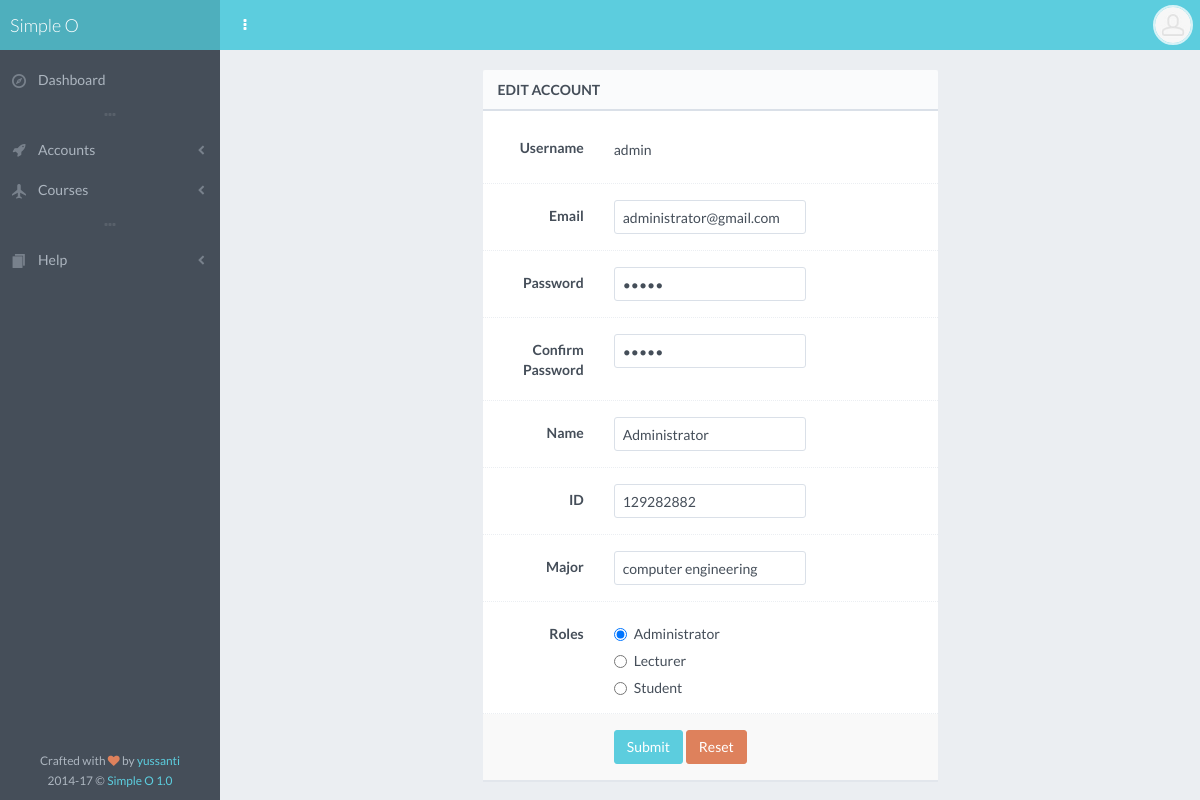
The page /editAccount.php?usr=admin (signed in) on the database its author committed.
### tables this page shows
CREATE TABLE `tb_user` (
  `username` varchar(20) NOT NULL,
  `email` varchar(40) NOT NULL,
  `password` varchar(50) NOT NULL,
  `name` varchar(40) NOT NULL,
  `npm` int(11) NOT NULL,
  `major` varchar(40) NOT NULL,
  `level` varchar(20) NOT NULL,
  `img` varchar(200) NOT NULL
);

### editAccount.php (the view, shortened to what this page needs)
<?php include 'inc/template_start.php'; ?>
<?php include 'inc/page_head.php'; ?>
<?php
$usr = $_GET['usr'];
$query = mysql_query("SELECT * FROM tb_user WHERE username='$usr' ");
$baris=mysql_fetch_array($query); ?>
<div id="page-content">
    <div class="row">
        <div class="col-sm-10 col-sm-offset-1 col-md-8 col-md-offset-2 col-lg-6 col-lg-offset-3">
            <div class="block">
                <div class="block-title">
                    <div class="block-options pull-right">
                        <a href="javascript:void(0)" class="btn btn-effect-ripple btn-default toggle-bordered enable-tooltip" data-toggle="button" title="Toggles .form-bordered class"></a>
                    </div>
                    <h2>Edit Account</h2>
                </div>
                <form action="editAccount_proc.php?usr=<?php echo $usr; ?>" method="post" enctype="multipart/form-data" class="form-horizontal form-bordered">
                    <div class="form-group">
                        <label class="col-md-3 control-label">Username</label>
                        <div class="col-md-9">
                            <p class="form-control-static"><?php echo $baris['username'];?></p>
                        </div>
                    </div>
                    <div class="form-group">
                        <label class="col-md-3 control-label" for="example-text-input">Email</label>
                        <div class="col-md-6">
                            <input type="email" id="email" name="email" class="form-control" value="<?php echo $baris['email'];?>">
                        </div>
                    </div>
                    <div class="form-group">
                        <label class="col-md-3 control-label" for="example-email">Password</label>
                        <div class="col-md-6">
                            <input type="password" id="password" name="password" class="form-control" value="<?php echo $baris['password'];?>">
                        </div>
                    </div>
                    <div class="form-group">
                        <label class="col-md-3 control-label" for="example-password">Confirm Password</label>
                        <div class="col-md-6">
                            <input type="password" id="example-password" name="example-password" class="form-control" value="<?php echo $baris['password'];?>">
                        </div>
                    </div>
                    <div class="form-group">
                        <label class="col-md-3 control-label" for="example-text-input">Name</label>
                        <div class="col-md-6">
                            <input type="text" id="name" name="name" class="form-control" value="<?php echo $baris['name'];?>">
                        </div>
                    </div>
                    <div class="form-group">
                        <label class="col-md-3 control-label" for="example-email">ID</label>
                        <div class="col-md-6">
                            <input type="text" id="npm" name="npm" class="form-control" value="<?php echo $baris['npm'];?>">
                        </div>
                    </div>
                    <div class="form-group">
                        <label class="col-md-3 control-label" for="example-password">Major</label>
                        <div class="col-md-6">
                            <input type="text" id="major" name="major" class="form-control" value="<?php echo $baris['major'];?>">
                        </div>
                    </div>
                    <div class="form-group">
                        <label class="col-md-3 control-label">Roles</label>
                        <div class="col-md-9">
                        <?php
                        if  ($baris['level'] == "Mahasiswa") {?>
                            <div class="radio">
                                <label for="example-radio1">
                                    <input type="radio" id="example-radio1" name="q" value="Administrator"> Administrator
                                </label>
                            </div>
                            <div class="radio">
                                <label for="example-radio2">
                                    <input type="radio" id="example-radio2" name="q" value="Dosen"> Lecturer
                                </label>
                            </div>
                            <div class="radio">
                                <label for="example-radio3">
                                    <input type="radio" id="example-radio3" name="q" value="Mahasiswa" checked=""> Student
                                </label>
                            </div>
                            <?php } else if ($baris['level'] == "Administrator") {?>
                            <div class="radio">
                                <label for="example-radio1">
                                    <input type="radio" id="example-radio1" name="q" value="Administrator" checked=""> Administrator
                                </label>
                            </div>
                            <div class="radio">
                                <label for="example-radio2">
                                    <input type="radio" id="example-radio2" name="q" value="Dosen"> Lecturer
                                </label>
                            </div>
                            <div class="radio">
                                <label for="example-radio3">
                                    <input type="radio" id="example-radio3" name="q" value="Mahasiswa"> Student
                                </label>
                            </div>
                            <?php }?>
                        </div>
                    </div>
                    <div class="form-group form-actions">
                        <div class="col-md-9 col-md-offset-3">
                            <button type="submit" class="btn btn-effect-ripple btn-primary">Submit</button>
                            <button type="reset" class="btn btn-effect-ripple btn-danger">Reset</button>
                        </div>
                    </div>
                </form>
            </div>
            </div>
</div>
<?php include 'inc/page_footer.php'; ?>
<?php include 'inc/template_end.php'; ?>

### css/main.css (style rules this page uses)
body { font-family: "Lato", "Helvetica Neue", Helvetica, Arial, sans-serif; color: #454e59; background-color: #454e59; }
#page-content { padding: 10px 5px 1px; background-color: #ebeef2; }
#page-container.header-fixed-top #page-content { padding-top: 60px; }
.block { margin: 0 0 10px; padding: 20px 15px 1px; background-color: #ffffff; border-top-left-radius: 2px; border-top-right-radius: 2px; -webkit-box-shadow: 0 2px 0 rgba(218, 224, 232, .5); box-shadow: 0 2px 0 rgba(218, 224, 232, .5); }
.block-title { margin: -20px -15px 20px; border-bottom: 2px solid #dae0e8; border-top-left-radius: 2px; border-top-right-radius: 2px; background: rgba(218, 224, 232, .15); }
.block-title h1, .block-title h2, .block-title h3, .block-title h4, .block-title h5, .block-title h6 { display: inline-block; font-size: 14px; line-height: 1.4; margin: 0; padding: 10px 15px 9px; font-weight: 600; text-transform: uppercase; }
.block-options { padding: 2px 3px; height: 38px; }
.block-options .btn { padding-right: 8px; padding-left: 8px; min-width: 34px; text-align: center; color: #454e59; opacity: .4; background: transparent; border-color: transparent; -webkit-transition: opacity .15s ease-out; transition: opacity .15s ease-out; }
h1, h2, h3, h4, h5, h6, .h1, .h2, .h3, .h4, .h5, .h6 { font-family: "Lato", "Helvetica Neue", Helvetica, Arial, sans-serif; font-weight: 300; }
h1, h2, h3 { margin-bottom: 15px; }
.text-primary, .text-primary:hover, a, a:hover, a:focus, a.text-primary, a.text-primary:hover, a.text-primary:focus { color: #5ccdde; }
p { line-height: 1.7; }
input[type="text"].form-control, input[type="password"].form-control, input[type="email"].form-control, textarea.form-control { -webkit-appearance: none; }
.form-control { padding: 6px 8px; max-width: 100%; margin: 1px 0; color: #454e59; border-color: #dae0e8; border-radius: 3px; }
.form-horizontal .control-label { margin-bottom: 5px; }
.form-bordered { margin: -15px -15px -1px; }
.form-bordered .form-group { margin: 0; border: none; padding: 15px; border-bottom: 1px dotted #ebeef2; }
.form-bordered .form-group.form-actions { background-color: #f9f9f9; border-bottom: none; }
.form-horizontal.form-bordered .form-group { padding-left: 0; padding-right: 0; }
.btn { margin: 1px 0; background-color: #ffffff; border-radius: 3px; }
.block-options .btn, .input-group .btn, .modal-content .btn { margin-top: 0; margin-bottom: 0; }
.btn-default { background-color: #eeeeee; border-color: #eeeeee; }
.btn-primary { background-color: #5ccdde; border-color: #5ccdde; }
.btn-danger { background-color: #de815c; border-color: #de815c; }
p, .table, .alert, .carousel { margin-bottom: 20px; }
.navbar-form, .navbar-collapse, .form-control, .form-control:focus, .has-success .form-control:focus, .has-warning .form-control:focus, .has-error .form-control:focus, .progress, .progress-bar, .panel, .modal-content { -webkit-box-shadow: none; box-shadow: none; }
@media screen and (min-width: 768px) { #page-content { padding: 20px 20px 1px; } }
@media screen and (min-width: 768px) { #page-container.header-fixed-top #page-content { padding-top: 70px; } }
@media screen and (min-width: 768px) { .content-header, .content-header-media .header-section, .block, .block.full, .modal-body { padding-left: 20px; padding-right: 20px; } }
@media screen and (min-width: 768px) { .block, .widget { margin-bottom: 20px; } }
@media screen and (min-width: 768px) { .block-title { margin-left: -20px; margin-right: -20px; } }
@media screen and (min-width: 768px) { .form-bordered { margin-left: -20px; margin-right: -20px; } }
@media screen and (min-width: 768px) { .form-bordered .form-group { padding-left: 20px; padding-right: 20px; } }
@media screen and (min-width: 768px) { .form-horizontal.form-bordered .form-group { padding-left: 5px; padding-right: 5px; } }

### rows shown on the page
tb_user: username "admin", email "administrator@gmail.com", name "Administrator", npm "129282882", major "computer engineering"

### other values the page prints
$link['name'] "Dashboard"
$link['name'] "Accounts"
$link['name'] "Courses"
$link['name'] "Help"
$template['name'] "Simple O"
$template['version'] "1.0"
